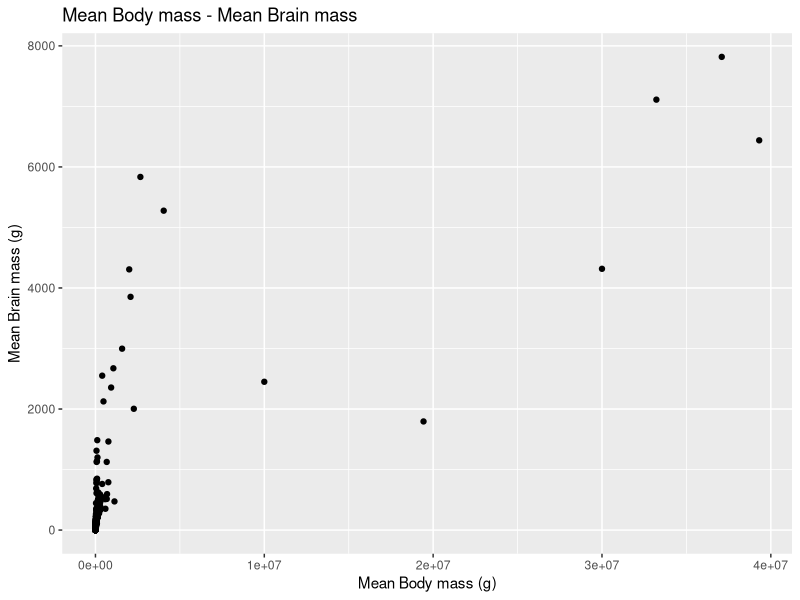
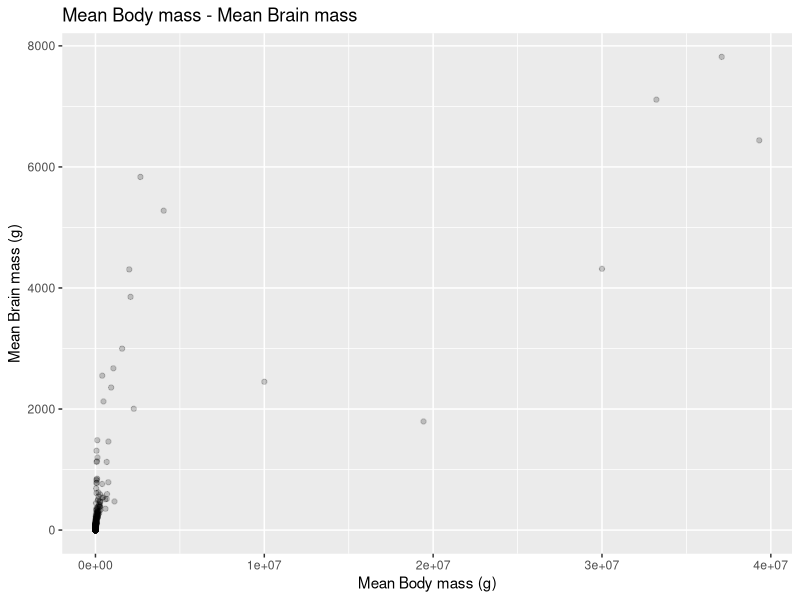
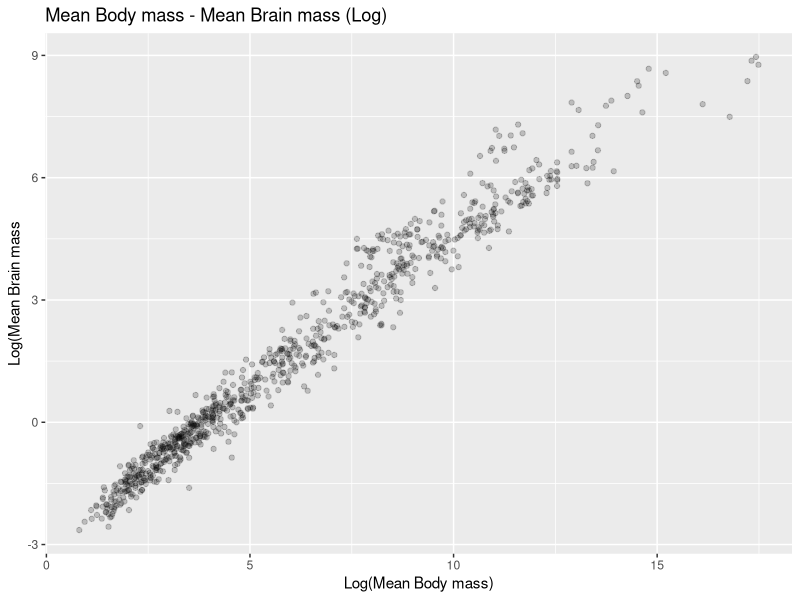
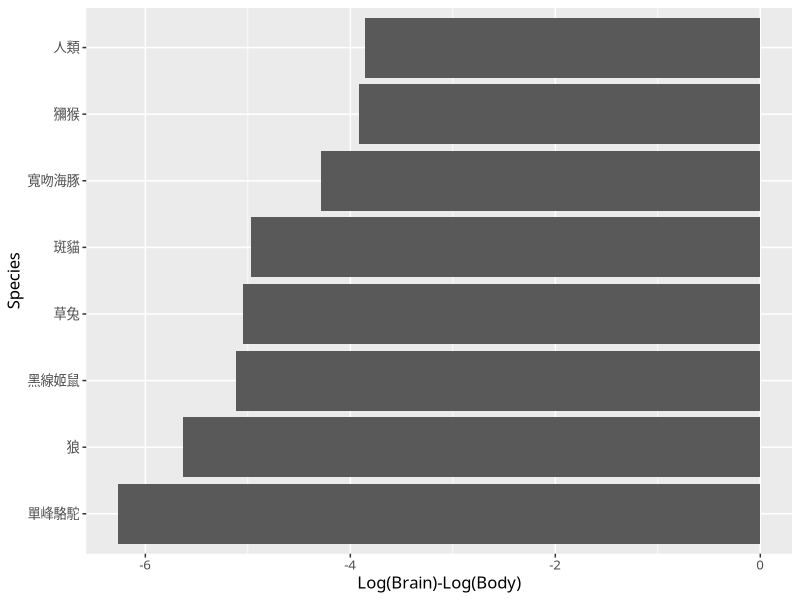
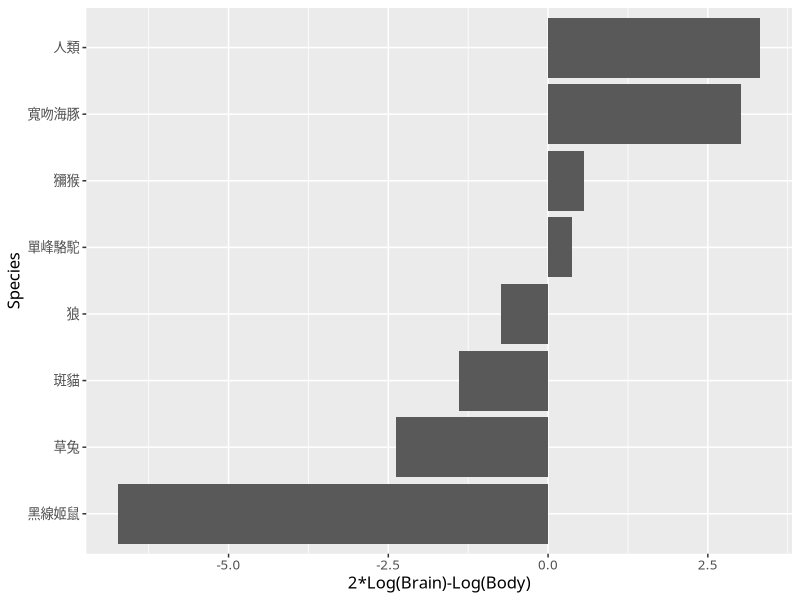
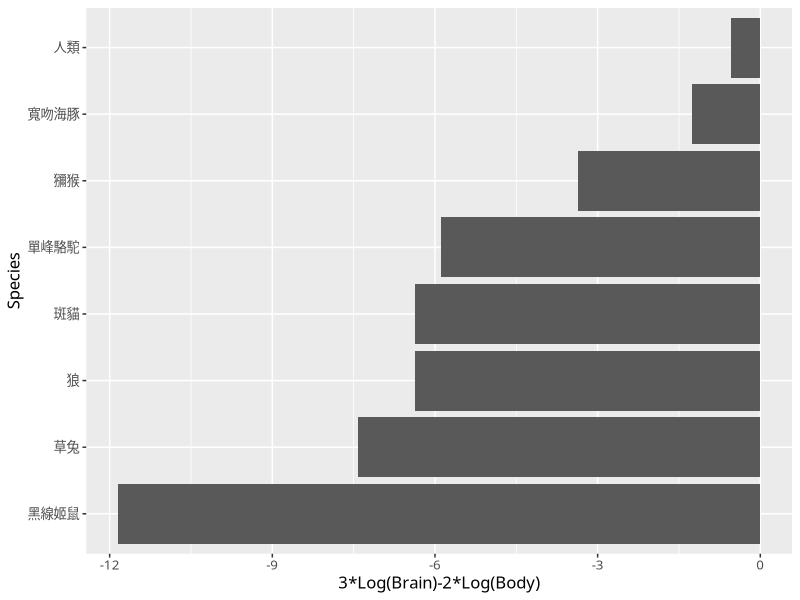

Source code (R) for these figures, in order:
## ---- chunk 1
library(readxl)
library(tidyverse)

# Plot setting
plot.theme <- theme(text = element_text(family = "Heiti TC Light",
                                        size = 12),
                    plot.title = element_text(size = 24))
## ---- chunk 2
# Load Data
raw <- read_excel("Tsuboi_etal_NEE_mammal.xlsx")
print(head(raw))
## ---- chunk 3
# Tide Data (Simple)
data <- raw %>% drop_na(`Brain mass (g)`, `Body mass (g)`) %>% 
  group_by(Species) %>% 
  summarise(`Mean Brain mass (g)` = mean(`Brain mass (g)`),
            `Mean Body mass (g)` = mean(`Body mass (g)`)) %>% 
  ungroup()

# Transfer data type to factor
data$Species <- as.factor(data$Species)
print(data)
## ---- chunk 4
ggplot(data,
       aes(x = `Mean Body mass (g)`,
           y = `Mean Brain mass (g)`)) + 
  geom_point() +
  labs(title = "Mean Body mass - Mean Brain mass",
       x = "Mean Body mass (g)",
       y = "Mean Brain mass (g)")
## ---- chunk 5
ggplot(data,
       aes(x = `Mean Body mass (g)`,
           y = `Mean Brain mass (g)`)) + 
  geom_point(alpha = 0.2) +
  labs(title = "Mean Body mass - Mean Brain mass",
       x = "Mean Body mass (g)",
       y = "Mean Brain mass (g)")
## ---- chunk 6
data <- data %>% mutate(`Log(Brain)` = log(`Mean Brain mass (g)`),
                        `Log(Body)` = log(`Mean Body mass (g)`))
print(head(data))

ggplot(data,
       aes(x = log(`Mean Body mass (g)`),
           y = log(`Mean Brain mass (g)`))) + 
  geom_point(alpha = 0.2) +
  labs(title = "Mean Body mass - Mean Brain mass (Log)",
       x = "Log(Mean Body mass)",
       y = "Log(Mean Brain mass")
## ---- chunk 7
sample.name <- c("sapiens", "truncatus", "mulatta", "dromedarius", "silvestris", "lupus", "capensis", "agrarius")
sample.name.trans <- c("sapiens" = "人類", 
                       "truncatus" = "寬吻海豚",
                       "mulatta" = "獼猴",
                       "dromedarius" = "單峰駱駝", 
                       "silvestris" = "斑貓", 
                       "lupus" = "狼",
                       "capensis" = "草兔",
                       "agrarius" = "黑線姬鼠")
data.sample <- data %>% filter(Species %in% sample.name)
data.sample <- data.sample %>% mutate(Species = str_replace_all(Species, sample.name.trans))
print(data.sample)
## ---- chunk 8
ggplot(data.sample,
       aes(x = reorder(Species, `Log(Brain)`-`Log(Body)`),
           y = `Log(Brain)`-`Log(Body)`)) + 
  geom_bar(stat="identity") + 
  labs(x = "Species",
     y = "Log(Brain)-Log(Body)") +
  coord_flip() + 
  plot.theme
## ---- chunk 9
ggplot(data.sample,
       aes(x = reorder(Species, 2*`Log(Brain)`-`Log(Body)`),
           y = 2*`Log(Brain)`-`Log(Body)`)) + 
  geom_bar(stat="identity") + 
  labs(x = "Species",
       y = "2*Log(Brain)-Log(Body)") +
  coord_flip() + 
  plot.theme
## ---- chunk 10
ggplot(data.sample,
       aes(x = reorder(Species, 3*`Log(Brain)`-2*`Log(Body)`),
           y = 3*`Log(Brain)`-2*`Log(Body)`)) + 
  geom_bar(stat="identity") + 
  labs(x = "Species",
       y = "3*Log(Brain)-2*Log(Body)") +
  coord_flip() + 
  plot.theme
